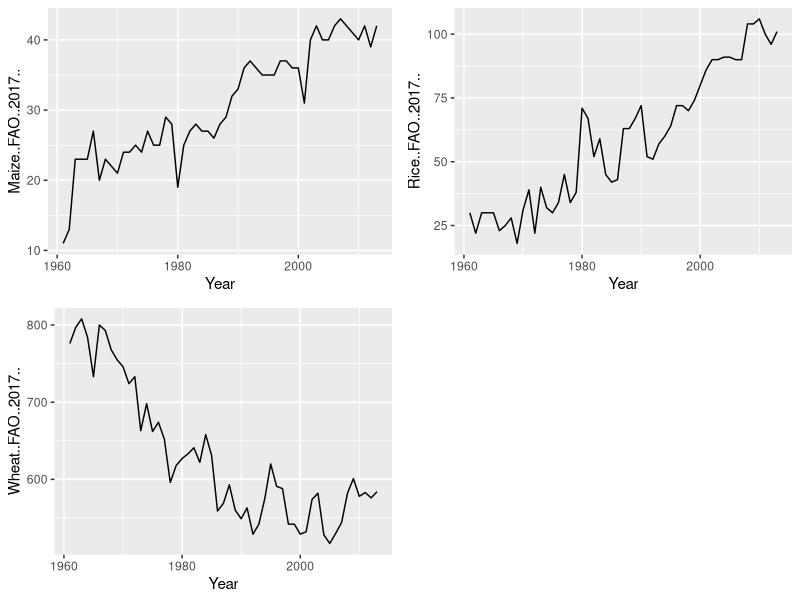
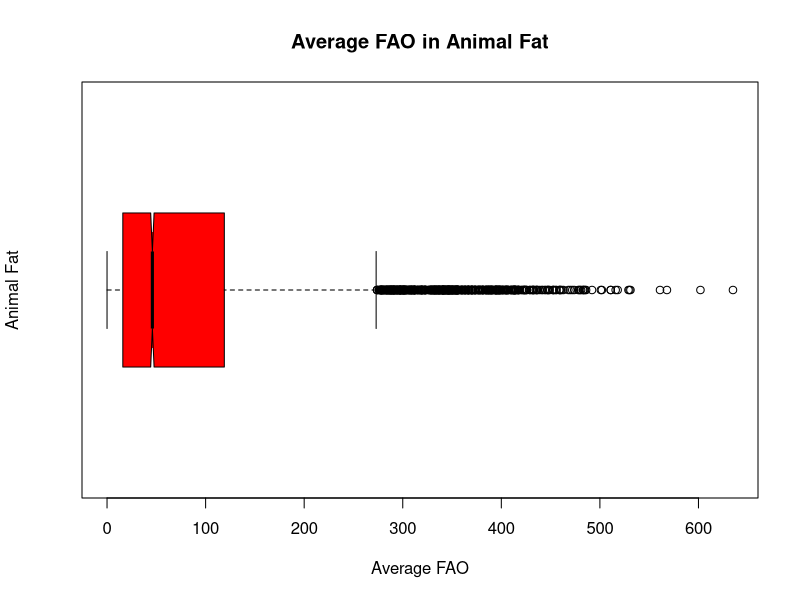
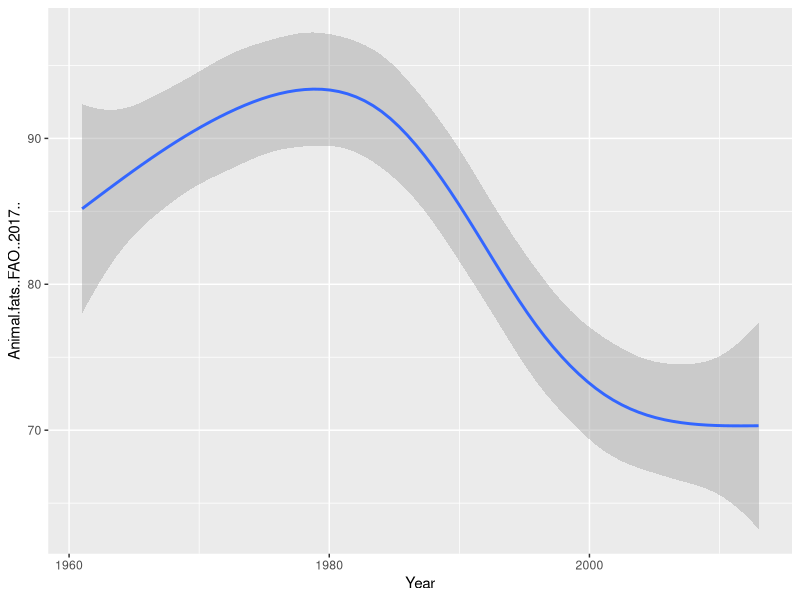

Reproduce these figures in R, in order.
## ---- chunk 1
knitr::opts_chunk$set(echo = TRUE)
## ---- chunk 2
# loading libraries
library(tidyverse)
library(ggplot2)
library(ggpubr)
## ---- chunk 3
# reading csv file
dietary_csv <- read.csv("Data/dietary-composition-by-country.csv")
## ---- chunk 4
# filter the data
country_vege_oils <- dietary_csv %>%
  filter(Entity == "Australia")
# selecting particular columns
selection <- country_vege_oils %>% select(Year, Vegetable.Oils..FAO..2017..) 
# arranging in descending order based on Vegetable oil FAO
arrange(selection ,desc(Vegetable.Oils..FAO..2017..))
## ---- chunk 5
# plotting Maize FAO on different years
maize_plot <- ggplot(country_vege_oils, aes(x = Year, y = Maize..FAO..2017..)) +
  geom_line()
## ---- chunk 6
# plotting Rice FAO on different years
rice_plot <- ggplot(country_vege_oils, aes(x = Year, y = Rice..FAO..2017..)) +
  geom_line()
## ---- chunk 7
# plotting Wheat FAO on different years
wheat_plot <- ggplot(country_vege_oils, aes(x = Year, y = Wheat..FAO..2017..)) +
  geom_line()
## ---- chunk 8
# joining three plots as one figure
ggarrange(maize_plot, rice_plot, wheat_plot)
## ---- chunk 9
b <- boxplot(dietary_csv$Animal.fats..FAO..2017..,
        main = "Average FAO in Animal Fat",
        xlab = "Average FAO",
        ylab = "Animal Fat",
        col = "red",
        horizontal = TRUE,
        notch = TRUE)
## ---- chunk 10
b$stats
## ---- chunk 11
dietary_lm <- lm(Year ~ Animal.fats..FAO..2017..,
              data = dietary_csv)
summary(dietary_lm)
## ---- chunk 12
ggplot(dietary_lm) +
  geom_smooth(aes(x=Year, y=Animal.fats..FAO..2017..))
